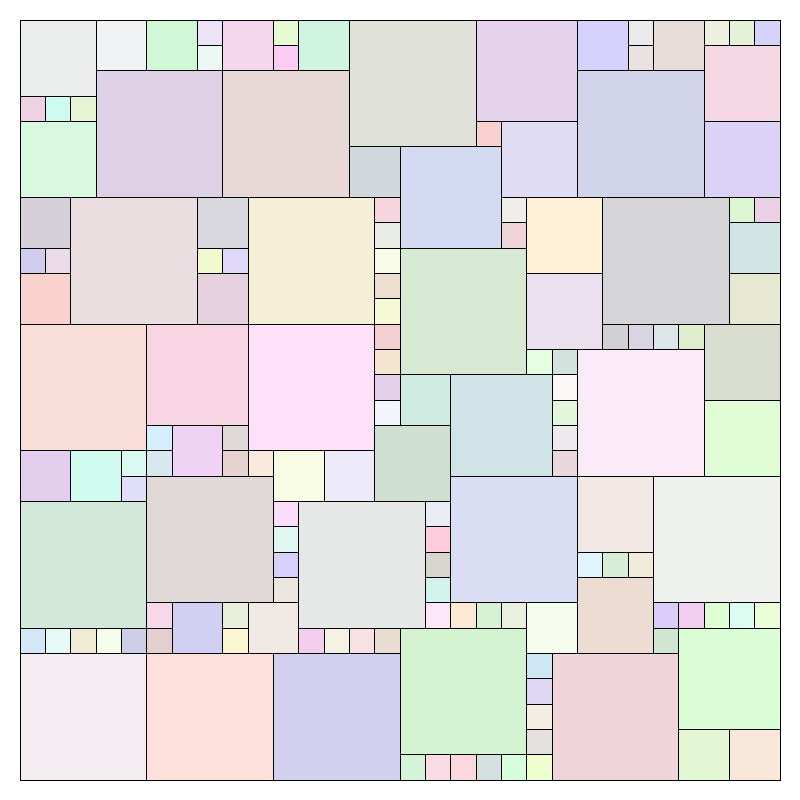
Frame 1 (no input)
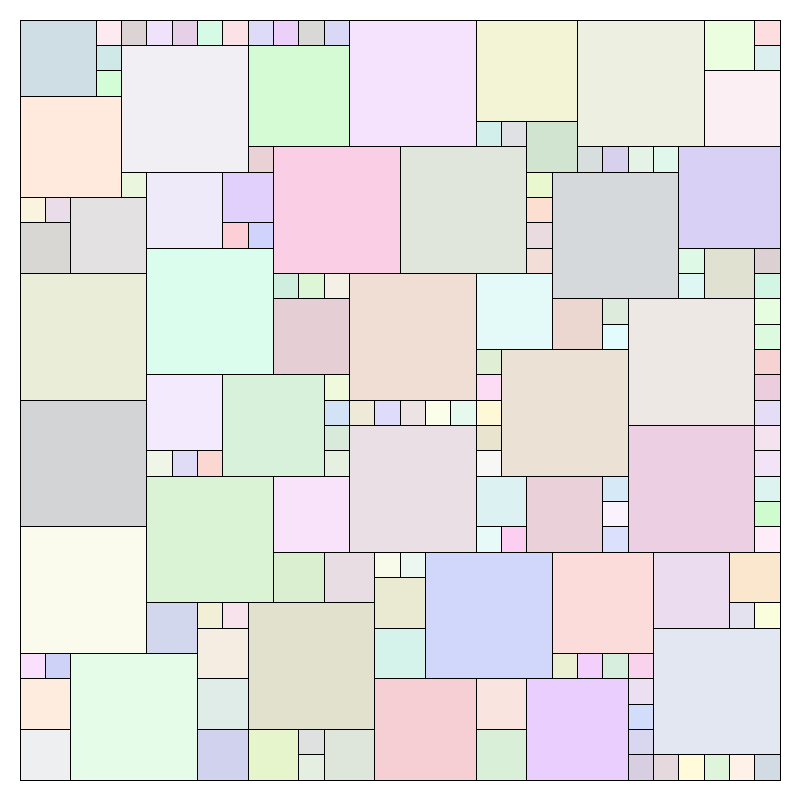
Frame 2 (the mouse pressed at the canvas centre, redrawn once)

The Processing sketch that drew these frames (run headless with seeded random() and noise(); the mouse was pressed at the canvas centre and the sketch redrawn once):

// Processing sketch: sketch_20210408_SquareTiling
// ── sketch_20210408_SquareTiling.pde
// SQUARE TILINGS

int gx = 30;
int gy = 30;
float b = 20; // edge border
int[] sizes = {5, 4, 3, 2, 1}; // Keep this is descending order otherwise the small one will take space from the big

float xspc, yspc;
int[] max_sizes;
ArrayList<Integer> not_visited;
ArrayList<Cell> cells;

void setup() {
  size(800, 800);
}

void keyPressed() {
  if (key == ' ') {  // PRESS SPACE FOR NEW
    loop();
  }
}


void draw() {
  noLoop();
  background(255);
  stroke(0);

  max_sizes = new int[gx*gy];
  not_visited = new ArrayList<Integer>();
  cells = new ArrayList<Cell>();

  xspc = (width-2*b)/(gx);
  yspc  = (height-2*b)/(gy);

  // each cell is defined by the top left corner
  // max_size depends on distance to the right and down
  for (int j=0; j<gy; j++) {
    for (int i=0; i<gx; i++) {
      max_sizes[j*gx + i] = min(gx-i, gy-j);
      not_visited.add(j*gx + i);
    }
  }

  not_visited = arrShuffle(not_visited);

  for (int s : sizes) {
    for (int i=0; i<not_visited.size(); i++) {
      int idx = not_visited.get(i);
      int ms = max_sizes[idx];
      int x = idx%gx;
      int y = idx/gx;


      if (ms < s && ms > 0) { // available spot, but doesnt fit
        continue;
      } else {
        not_visited.remove(i);
        i--;
        if (ms <= 0) {
          continue;
        }
      }

      Cell cell = new Cell(x, y, s, s);
      cells.add(cell);
      for (int _x=0; _x<x+s; _x++) {
        for (int _y=0; _y<y+s; _y++) {
          max_sizes[_y*gx + _x] = min(max_sizes[_y*gx + _x], max(x-_x, y-_y));
        }
      }
    }
  }

  for (Cell cell : cells) {
    fill(random(255), random(255), random(255), 50);
    cell.show();
  }
}

// ── funcs.pde
class Cell {
  int x, y, w, h;
  Cell(int x, int y, int w, int h) {
    this.x = x;
    this.y = y;
    this.w = w;
    this.h = h;
  }

  void show() {
    rect(b + x*xspc, b + y*yspc, w*xspc, h*yspc);
  }
}

ArrayList<Integer> arrCopy(ArrayList<Integer> arr){
    ArrayList new_arr = new ArrayList();
    for (int i : arr){
      new_arr.add(i);
    }
    return new_arr;
}

ArrayList<Integer> arrShuffle(ArrayList<Integer> arr){
  ArrayList<Integer> new_arr = new ArrayList<Integer>();
  ArrayList<Integer> indicies = new ArrayList<Integer>();
  for (int i=0; i<arr.size(); i++){
     indicies.add(i); 
  }
  for (int i=0; i<arr.size(); i++){
     int idx = (int)random(indicies.size());
     new_arr.add(arr.get(indicies.get(idx)));
     indicies.remove(idx);
  }
  return new_arr;
}
